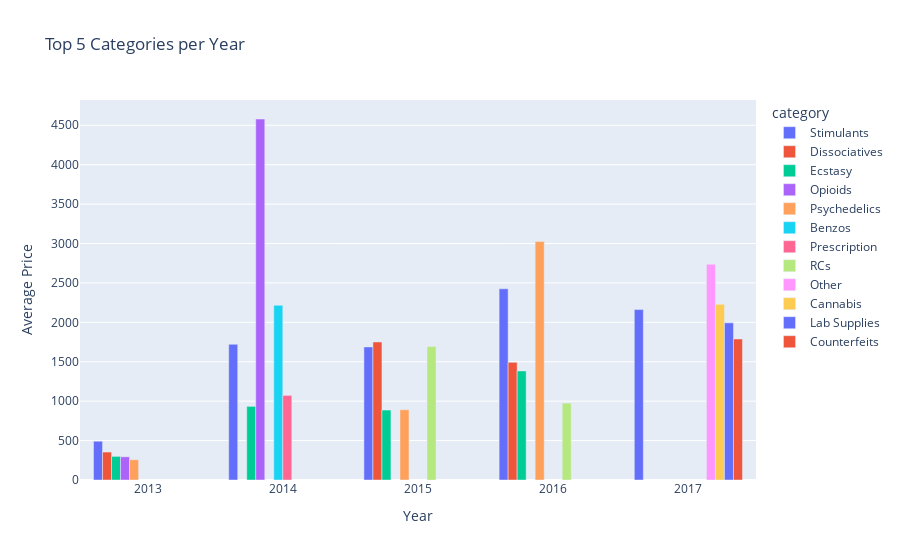

The notebook cell this image was saved under:
### Markdown cell above
Brilliant. Now, let us visualize this data, to properly understand it. We will use the bar chart for this purpose. Let us check now.

### Code cell
fig = px.bar(top5yearcat, x="year", y="avg_price", color="category", barmode="group", title="Top 5 Categories per Year",labels={'year': 'Year', 'avg_price': 'Average Price'})
fig.show()

### Figure 1 — Plotly figure (JSON) as saved in the notebook; plotly's stock layout.template omitted (floating-point values rounded to 4 significant figures)
{"data": [{"alignmentgroup": "True", "hovertemplate": "category=Stimulants<br>Year=%{x}<br>Average Price=%{y}<extra></extra>", "legendgroup": "Stimulants", "marker": {"color": "#636efa", "pattern": {"shape": ""}}, "name": "Stimulants", "offsetgroup": "Stimulants", "orientation": "v", "showlegend": true, "textposition": "auto", "type": "bar", "x": [2013, 2014, 2015, 2016, 2017], "xaxis": "x", "y": [491.9, 1722.0, 1689.0, 2426.0, 2162.0], "yaxis": "y"}, {"alignmentgroup": "True", "hovertemplate": "category=Dissociatives<br>Year=%{x}<br>Average Price=%{y}<extra></extra>", "legendgroup": "Dissociatives", "marker": {"color": "#EF553B", "pattern": {"shape": ""}}, "name": "Dissociatives", "offsetgroup": "Dissociatives", "orientation": "v", "showlegend": true, "textposition": "auto", "type": "bar", "x": [2013, 2015, 2016], "xaxis": "x", "y": [354.6, 1751.0, 1492.0], "yaxis": "y"}, {"alignmentgroup": "True", "hovertemplate": "category=Ecstasy<br>Year=%{x}<br>Average Price=%{y}<extra></extra>", "legendgroup": "Ecstasy", "marker": {"color": "#00cc96", "pattern": {"shape": ""}}, "name": "Ecstasy", "offsetgroup": "Ecstasy", "orientation": "v", "showlegend": true, "textposition": "auto", "type": "bar", "x": [2013, 2014, 2015, 2016], "xaxis": "x", "y": [299.8, 933.9, 887.5, 1383.0], "yaxis": "y"}, {"alignmentgroup": "True", "hovertemplate": "category=Opioids<br>Year=%{x}<br>Average Price=%{y}<extra></extra>", "legendgroup": "Opioids", "marker": {"color": "#ab63fa", "pattern": {"shape": ""}}, "name": "Opioids", "offsetgroup": "Opioids", "orientation": "v", "showlegend": true, "textposition": "auto", "type": "bar", "x": [2013, 2014], "xaxis": "x", "y": [294.1, 4580.0], "yaxis": "y"}, {"alignmentgroup": "True", "hovertemplate": "category=Psychedelics<br>Year=%{x}<br>Average Price=%{y}<extra></extra>", "legendgroup": "Psychedelics", "marker": {"color": "#FFA15A", "pattern": {"shape": ""}}, "name": "Psychedelics", "offsetgroup": "Psychedelics", "orientation": "v", "showlegend": true, "textposition": "auto", "type": "bar", "x": [2013, 2015, 2016], "xaxis": "x", "y": [257.2, 891.3, 3025.0], "yaxis": "y"}, {"alignmentgroup": "True", "hovertemplate": "category=Benzos<br>Year=%{x}<br>Average Price=%{y}<extra></extra>", "legendgroup": "Benzos", "marker": {"color": "#19d3f3", "pattern": {"shape": ""}}, "name": "Benzos", "offsetgroup": "Benzos", "orientation": "v", "showlegend": true, "textposition": "auto", "type": "bar", "x": [2014], "xaxis": "x", "y": [2216.0], "yaxis": "y"}, {"alignmentgroup": "True", "hovertemplate": "category=Prescription<br>Year=%{x}<br>Average Price=%{y}<extra></extra>", "legendgroup": "Prescription", "marker": {"color": "#FF6692", "pattern": {"shape": ""}}, "name": "Prescription", "offsetgroup": "Prescription", "orientation": "v", "showlegend": true, "textposition": "auto", "type": "bar", "x": [2014], "xaxis": "x", "y": [1074.0], "yaxis": "y"}, {"alignmentgroup": "True", "hovertemplate": "category=RCs<br>Year=%{x}<br>Average Price=%{y}<extra></extra>", "legendgroup": "RCs", "marker": {"color": "#B6E880", "pattern": {"shape": ""}}, "name": "RCs", "offsetgroup": "RCs", "orientation": "v", "showlegend": true, "textposition": "auto", "type": "bar", "x": [2015, 2016], "xaxis": "x", "y": [1693.0, 975.3], "yaxis": "y"}, {"alignmentgroup": "True", "hovertemplate": "category=Other<br>Year=%{x}<br>Average Price=%{y}<extra></extra>", "legendgroup": "Other", "marker": {"color": "#FF97FF", "pattern": {"shape": ""}}, "name": "Other", "offsetgroup": "Other", "orientation": "v", "showlegend": true, "textposition": "auto", "type": "bar", "x": [2017], "xaxis": "x", "y": [2737.0], "yaxis": "y"}, {"alignmentgroup": "True", "hovertemplate": "category=Cannabis<br>Year=%{x}<br>Average Price=%{y}<extra></extra>", "legendgroup": "Cannabis", "marker": {"color": "#FECB52", "pattern": {"shape": ""}}, "name": "Cannabis", "offsetgroup": "Cannabis", "orientation": "v", "showlegend": true, "textposition": "auto", "type": "bar", "x": [2017], "xaxis": "x", "y": [2229.0], "yaxis": "y"}, {"alignmentgroup": "True", "hovertemplate": "category=Lab Supplies<br>Year=%{x}<br>Average Price=%{y}<extra></extra>", "legendgroup": "Lab Supplies", "marker": {"color": "#636efa", "pattern": {"shape": ""}}, "name": "Lab Supplies", "offsetgroup": "Lab Supplies", "orientation": "v", "showlegend": true, "textposition": "auto", "type": "bar", "x": [2017], "xaxis": "x", "y": [1993.0], "yaxis": "y"}, {"alignmentgroup": "True", "hovertemplate": "category=Counterfeits<br>Year=%{x}<br>Average Price=%{y}<extra></extra>", "legendgroup": "Counterfeits", "marker": {"color": "#EF553B", "pattern": {"shape": ""}}, "name": "Counterfeits", "offsetgroup": "Counterfeits", "orientation": "v", "showlegend": true, "textposition": "auto", "type": "bar", "x": [2017], "xaxis": "x", "y": [1790.0], "yaxis": "y"}], "layout": {"barmode": "group", "legend": {"title": {"text": "category"}, "tracegroupgap": 0}, "title": {"text": "Top 5 Categories per Year"}, "xaxis": {"anchor": "y", "domain": [0, 1], "title": {"text": "Year"}}, "yaxis": {"anchor": "x", "domain": [0, 1], "title": {"text": "Average Price"}}}}
